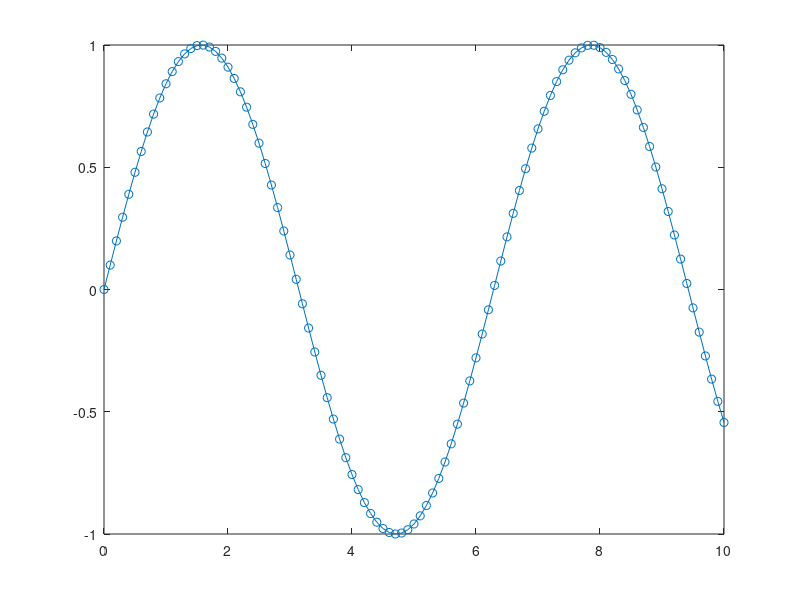

Reproduce this figure in MATLAB.
% w = matrix of weights from input to hidden layer, R^h x n
%     each row i has the weights connected to the inputs; So,
%     w[1] contains a list of n weights.
% b[i] is the bias of hidden unit i, b belongs in R^h
% H is a matrix where each row corresponds to the output of the hidden
%   layer on input x[j]. H[i] = tanh(w[i]*x[j] + b[i]) 
clf
x = zeros(100, 1);
t = zeros(100, 1);
c = 1
for i = 0:0.1:10
    x(c) = i;
    t(c) = sin(i);
    c = c + 1;
end

% n is input dimension
n = size(x); n = n(1,2);
% m is output dimension
m = size(t); m = m(1,2);
% N is number of samples
N = size(x); N = N(1,1);
T = t;

% h is number of hidden units
h = N;

% Step 1
w = randn(h, n);
b = randn(h, 1);

% Step 2
H = zeros(N, h);
for j = 1:N
    for i = 1:h
        H(j, i) = tanh(transpose(w(i)) * transpose(x(j)) + b(i));
    end
end

% Step 3
B = pinv(H) * T;

norm(H*B - T)
plot(x,H*B)
hold on
scatter(x,t)